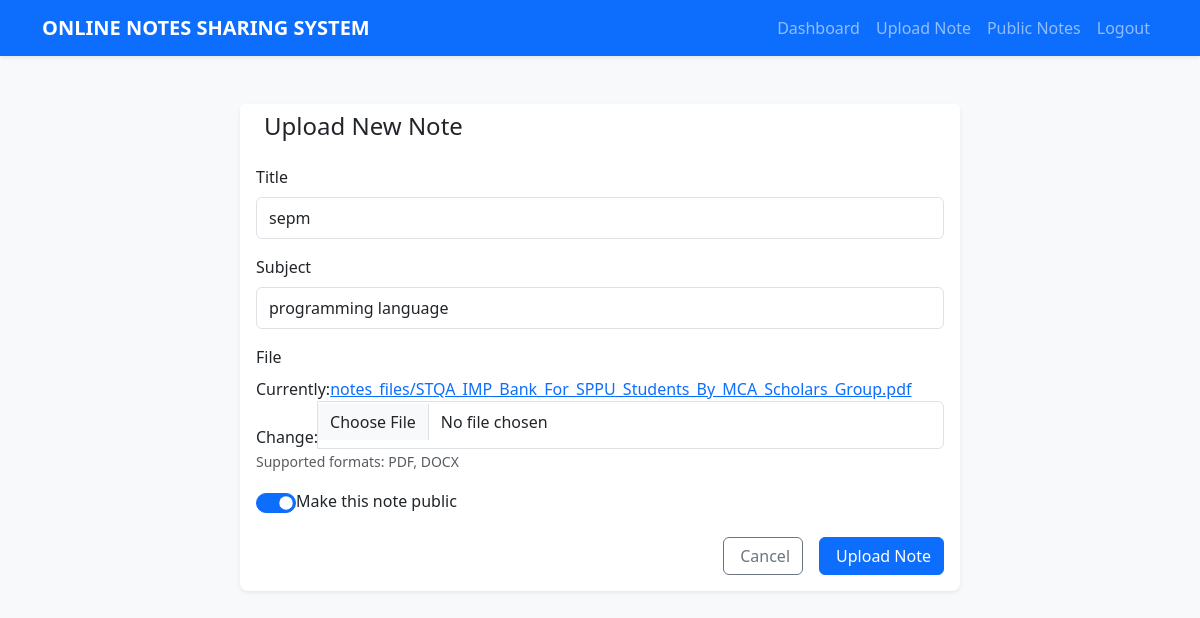
Screenshot of /notes/update/1/ (signed in) with the database file from the repository.
### notes/models.py (models this page shows, shortened)
class Note(models.Model):
    user = models.ForeignKey(User, on_delete=models.CASCADE)
    title = models.CharField(max_length=200)
    subject = models.CharField(max_length=100)
    file = models.FileField(upload_to='notes_files/')
    uploaded_at = models.DateTimeField(auto_now_add=True)
    public = models.BooleanField(default=True)  # ✅ NEW

### notes/views.py (the view)
# urls.py: path('update/<int:note_id>/', views.update_note, name='update_note'),
@login_required
def update_note(request, note_id):
    note = get_object_or_404(Note, id=note_id, user=request.user)
    if request.method == 'POST':
        form = NoteForm(request.POST, request.FILES, instance=note)  # Include request.FILES for file uploads
        if form.is_valid():
            form.save()
            messages.success(request, "Note updated successfully.")
            return redirect('dashboard')  # Redirect to dashboard after note update
    else:
        form = NoteForm(instance=note)
    return render(request, 'upload_note.html', {'form': form})

### notes/forms.py
class NoteForm(forms.ModelForm):
    class Meta:
        model = Note
        fields = ['title', 'subject', 'file', 'public']
        widgets = {
            'title': forms.TextInput(attrs={'class': 'form-control'}),
            'subject': forms.TextInput(attrs={'class': 'form-control'}),
            'file': forms.ClearableFileInput(attrs={'class': 'form-control'}),
            'public': forms.CheckboxInput(attrs={'class': 'form-check-input'}),
        }

### notes/templates/upload_note.html (shortened to what this page needs)
{% extends "base.html" %}
{% block content %}
<div class="container py-4">
    <div class="row justify-content-center">
        <div class="col-lg-8">
            <div class="card shadow-sm border-0">
                <div class="card-header bg-white border-0">
                    <h4 class="mb-0">
                        Upload New Note
                    </h4>
                </div>
                <div class="card-body">
                    <form method="POST" enctype="multipart/form-data">
                        <div class="mb-3">
                            <label for="id_title" class="form-label">Title</label>
                            {{ form.title }}
                        </div>
                        <div class="mb-3">
                            <label for="id_subject" class="form-label">Subject</label>
                            {{ form.subject }}
                        </div>
                        <div class="mb-3">
                            <label for="id_file" class="form-label">File</label>
                            <div class="input-group">
                                {{ form.file }}
                            </div>
                            <small class="text-muted">Supported formats: PDF, DOCX</small>
                        </div>
                        <div class="mb-4 form-check form-switch">
                            {{ form.public }}
                            <label class="form-check-label" for="id_public">
                                Make this note public
                            </label>
                        </div>
                        <div class="d-grid gap-2 d-md-flex justify-content-md-end">
                            <a href="{% url 'dashboard' %}" class="btn btn-outline-secondary me-md-2">
                                Cancel
                            </a>
                            <button type="submit" class="btn btn-primary">
                                Upload Note
                            </button>
                        </div>
                    </form>
                </div>
            </div>
        </div>
    </div>
</div>
{% endblock %}

### notes/templates/base.html (style rules this page uses)
body { background-color: #f8f9fa; }

### notes/templates/upload_note.html (style rules this page uses)
.form-control, .form-select { padding: 0.5rem 0.75rem; border-radius: 0.375rem; }
.form-check-input { width: 2.5em; height: 1.25em; }
.form-switch .form-check-input { width: 2.5em; margin-left: -2.5em; }
.card { border-radius: 0.5rem; }

### rows the page displays
Note: title "sepm", subject "programming language", public "☑"
